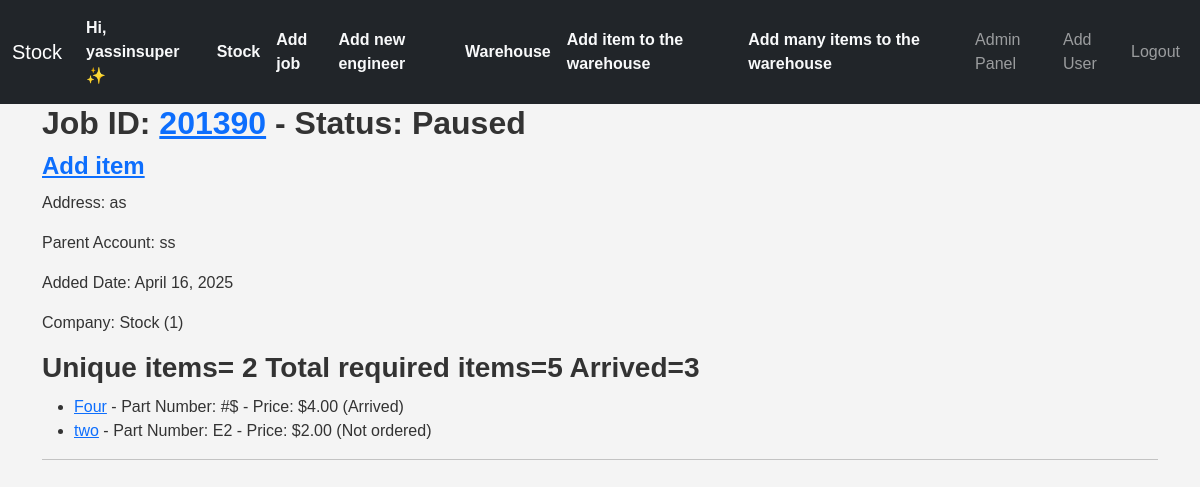
The page / (signed in) on the database as committed earlier.
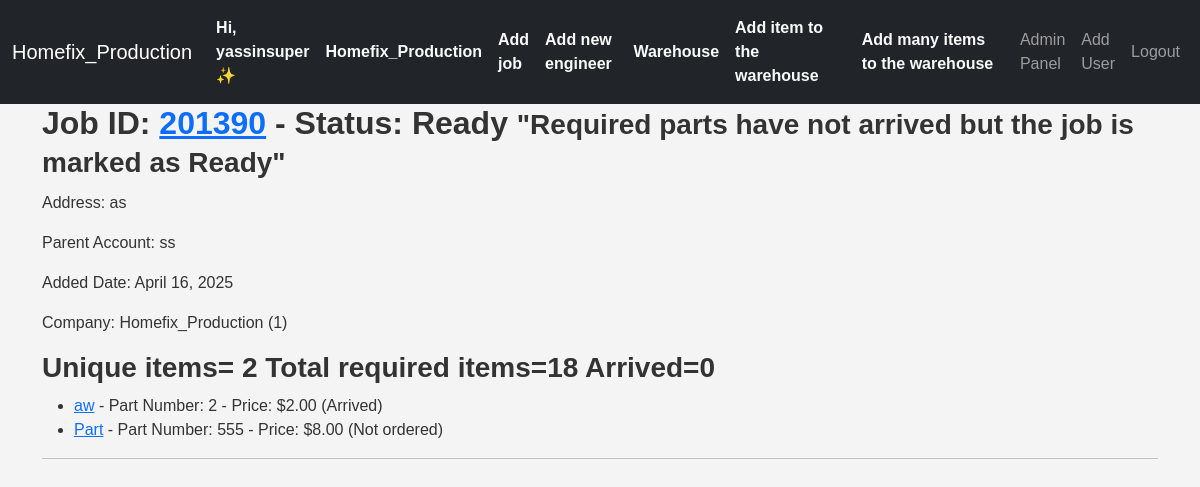
The same page on the database as committed later.
### inventory/models.py (models this page shows, shortened)
class CustomUser(AbstractUser):
    company = models.ForeignKey(Company, on_delete=models.CASCADE, null=True, blank=True, related_name="employeees")
    email = models.EmailField(unique=True)
    username = models.CharField(max_length=90, unique=False)
    groups = models.ManyToManyField('auth.Group', related_name='users',)
    REQUIRED_FIELDS = ['username',]
    USERNAME_FIELD = 'email'
    class Meta:
        verbose_name_plural = 'users'
        ordering = ['id']

class Company(models.Model):
    owner = models.ForeignKey("inventory.CustomUser", on_delete=models.CASCADE, null=True, blank=True,related_name="company_owner")
    employees = models.ManyToManyField('CustomUser', related_name='companies')
    company_name=models.CharField(max_length=70)
    company_email = models.EmailField(max_length=100)
    address=models.TextField()
    phone=models.CharField(max_length=15)
    def __str__(self):
        return self.company_name +" ("+ str(self.id)+") "
    class Meta:
        verbose_name_plural = 'companies'
        ordering = ['company_name']

class Job(models.Model):
    status_chouces=[
        ('ready', 'Ready'),
        ('paused', 'Paused'),
        ('completed', 'Completed'),
        ('cancelled', 'Cancelled'),
        ('quoted', 'Quoted and waiting')
    ]
    address = models.CharField(max_length=70)
    job_id=models.BigIntegerField()
    status=models.CharField(choices=status_chouces, max_length=20)
    engineer=models.ForeignKey(Engineer,on_delete=models.SET_NULL,null=True,blank=True)
    parent_account=models.CharField(max_length=70)
    added_date=models.DateField(auto_now_add=True)
    company=models.ForeignKey(Company,on_delete=models.CASCADE,related_name="job_company")
    items_arrived=models.BooleanField(default=False, )
    post_code=models.CharField(max_length=10, null=True, blank=True)
    quoted=models.BooleanField(default=False)
    class Meta:
        unique_together = ('job_id', 'company')  # Enforce uniqueness at the company level

class JobItem(models.Model):
    CHOICES=[
        ('ordered', 'Ordered'),
        ('arrived', 'Arrived'),
        ('not_ordered','Not ordered'),
    ]
    job = models.ForeignKey(Job, on_delete=models.DO_NOTHING, related_name="items")
    item = models.ForeignKey(Item, on_delete=models.CASCADE, related_name="job_items")
    job_quantity = models.PositiveSmallIntegerField(default=0)  # How many needed for this job
    arrived_quantity=models.PositiveSmallIntegerField(default=0)
    status=models.CharField(max_length=20,choices=CHOICES,default="not_ordered")
    is_used=models.BooleanField(default=False)
    from_warehouse=models.BooleanField(default=False)

class Item(models.Model):
    CHOICES=[
        ('ordered', 'Ordered'),
        ('arrived', 'Arrived'),
        ('not_ordered','Not ordered'),
    ]
    name=models.CharField(max_length=70)
    part_number=models.TextField(max_length=30)
    reference=models.TextField(blank=True,null=True,max_length=40)
    price=models.DecimalField(max_digits=10, decimal_places=2,)
    supplier=models.CharField(max_length=70)
    company=models.ForeignKey(Company,on_delete=models.CASCADE,related_name="item_company")
    added_date=models.DateTimeField(auto_now_add=True)
    added_by=models.ForeignKey(CustomUser, on_delete=models.DO_NOTHING, null=True, blank=True, related_name="added_by_user")
    required_quantity=models.PositiveSmallIntegerField(default=0)
    arrived_quantity=models.PositiveSmallIntegerField(default=0)
    notes=models.TextField(null=True, blank=True)

### inventory/views.py (the view)
# urls.py: path('',views.inventory,name='inventory'),
@login_required(login_url='login', redirect_field_name='inventory')
@no_ban
def inventory(request):
    rjobs = Job.objects.annotate(item_count=Count('items')).filter(items_arrived=True).prefetch_related('items')
    items=Item.objects.filter(company=request.user.company)
    rjobs=Job.objects.filter(company=request.user.company)
    context={'rjobs':rjobs,
            'items':items,
            }
    return render(request,'inventory/inventory.html',context)

### inventory/templatetags/custom_tags.py (called while the page is built)
@register.filter
def is_admin(user):
    if user.groups.filter(name='Admin').exists() or user.company.owner==user:
        return True
    return False

@register.filter
def is_owner(user):
    if user.is_authenticated and user.company.owner==user:
        return True
    return False

@register.filter
def total_quantity(job):
    total_quantity = 0
    for item in job.items.all():
        total_quantity =total_quantity+item.job_quantity
    return total_quantity

@register.filter
def total_arrived_quantity(job):
    total_arrived_quantity=0
    company=job.company
    job_items=JobItem.objects.filter(job=job)
    for jobitem in job_items:
        total_arrived_quantity+=jobitem.arrived_quantity
    return total_arrived_quantity

### templates/inventory/inventory.html (shortened to what this page needs)
{% extends 'inventory/base.html' %}
{% load static %}
{% load custom_tags %}
{% block body %}
  {% if rjobs %}
    {% for job in rjobs %}
      {% if job.status != 'ready' and job.items_arrived and job.status != 'completed' %}
        <h2>Job ID: <a href="{% url 'update_job' job.job_id %}">{{ job.job_id }}</a> - Status: {{ job.get_status_display }} <small>"Required parts have arrived but the job isn't marked as Ready"</small></h2>
      {% elif job.status == 'ready' and not job.items_arrived %}
        <h2>Job ID: <a href="{% url 'update_job' job.job_id %}">{{ job.job_id }}</a> - Status: {{ job.get_status_display }} <small>"Required parts have not arrived but the job is marked as Ready"</small></h2>
      {% else %}
        <h2>Job ID: <a href="{% url 'update_job' job.job_id %}">{{ job.job_id }}</a> - Status: {{ job.get_status_display }}</h2>
        <h4><a href="{% url 'item_add' job.job_id %}">Add item</a></h4>
      {% endif %}
      <p>Address: {{ job.address }}</p>
      <p>Parent Account: {{ job.parent_account }}</p>
      <p>Added Date: {{ job.added_date }}</p>
      <p>Company: {{ job.company }}</p>
      <h3>Unique items= {{ job.items.count }} Total required items={{ job|total_quantity }} Arrived={{ job|total_arrived_quantity }}</h3>
      <ul>
        {% for jobitem in job.items.all %}
          <li>
            <a href="{% url 'update_item' jobitem.id %}">{{ jobitem.item.name }}</a> - Part Number: {{ jobitem.item.part_number }} - Price: ${{ jobitem.item.price }}
            ({{ jobitem.get_status_display }})
          </li>
        {% empty %}
          <li>No items associated with this job.</li>
        {% endfor %}
      </ul>
      <hr />
    {% endfor %}
  {% endif %}
  <link rel="stylesheet" href="{% static 'css/style.css' %}" />
{% endblock %}

### templates/inventory/base.html (shortened to what this page needs)
{% load static %}
{% load custom_tags %}
<!DOCTYPE html>
<html lang="en">
  <head>
    <link href="https://cdn.jsdelivr.net/npm/bootstrap@5.3.3/dist/css/bootstrap.min.css" rel="stylesheet" />
    <link rel="stylesheet" href="{% static 'css/style.css' %}" />
  </head>
  <body>
    {% if request.user.is_authenticated %}
      <nav class="navbar navbar-expand-lg navbar-dark bg-dark">
        <div class="container-fluid">
          <a class="navbar-brand" href="{% url 'inventory' %}">{{ request.user.company.company_name }}</a>
          <div class="collapse navbar-collapse" id="navbarNav">
            <ul class="navbar-nav ms-auto align-items-center">
              <li class="nav-item">
                <a class="nav-link fw-bold text-light" href="{% url 'update_user' request.user.id %}">
                  {% if request.user|is_owner %}
                    Hi, {{ request.user.username }} ✨
                  {% else %}
                    {% if request.user|is_admin %}
                      {{ request.user.username }}👔 <small>Admin</small>
                    {% else %}
                      {{ request.user.username }}👔 <small>Employee</small>
                    {% endif %}
                  {% endif %}
                </a>
              </li>
              {% if request.user.company %}
                {% if request.user|is_owner %}
                  <li class="nav-item">
                    <a class="nav-link fw-bold text-light" href="{% url 'update_company' %}">{{ request.user.company.company_name }}</a>
                  </li>
                {% else %}
                  <li class="nav-item">
                    <a class="nav-link fw-bold text-light" href="{% url 'update_company' %}">{{ request.user.company.company_name }}</a>
                  </li>
                {% endif %}
              {% endif %}
              <li class="nav-item">
                <a class="nav-link fw-bold text-light" href="{% url 'create_job' %}">Add job</a>
              </li>
              <li class="nav-item">
                <a class="nav-link fw-bold text-light" href="{% url 'add_eng' %}">Add new engineer</a>
              </li>
              <li class="nav-item">
                <a class="nav-link fw-bold text-light" href="{% url 'warehouse' %}">Warehouse</a>
              </li>
              <li class="nav-item">
                <a class="nav-link fw-bold text-light" href="{% url 'item_add' True %}">Add item to the warehouse</a>
              </li>
              <li class="nav-item">
                <a class="nav-link fw-bold text-light" href="{% url 'batch_entry' %}">Add many items to the warehouse</a>
              </li>
              {% if request.user|is_admin %}
                <li class="nav-item">
                  <a class="nav-link" href="{% url 'admin_panel' %}">Admin Panel</a>
                </li>
                <li class="nav-item">
                  <a class="nav-link" href="{% url 'register' %}">Add User</a>
                </li>
              {% endif %}
              <li class="nav-item">
                <a class="nav-link" href="{% url 'logout' %}">Logout</a>
              </li>
            </ul>
          </div>
        </div>
      </nav>
    {% endif %}
    <div class="container content">
      {% block body %}
      {% endblock %}
    </div>
  </body>
</html>

Rows that differ between the two databases and show on the page:
removed JobItem: item.name "Four", item.part_number "#$", item.price "4.00", status "Arrived"
removed JobItem: item.name "two", item.part_number "E2", item.price "2.00", status "Not ordered"
changed CustomUser "yassinsuper": user.company.company_name "Stock" → "Homefix_Production"
changed Job "as": company "Stock (1)" → "Homefix_Production (1)"; id.job_quantity "5" → "18"; company+id "3" → "0"; status "Paused" → "Ready"; status "Add item" → "\"Required parts have not arrived but the job is marked as Ready\""
added JobItem: item.name "aw", item.part_number "2", item.price "2.00", status "Arrived"
added JobItem: item.name "Part", item.part_number "555", item.price "8.00", status "Not ordered"
